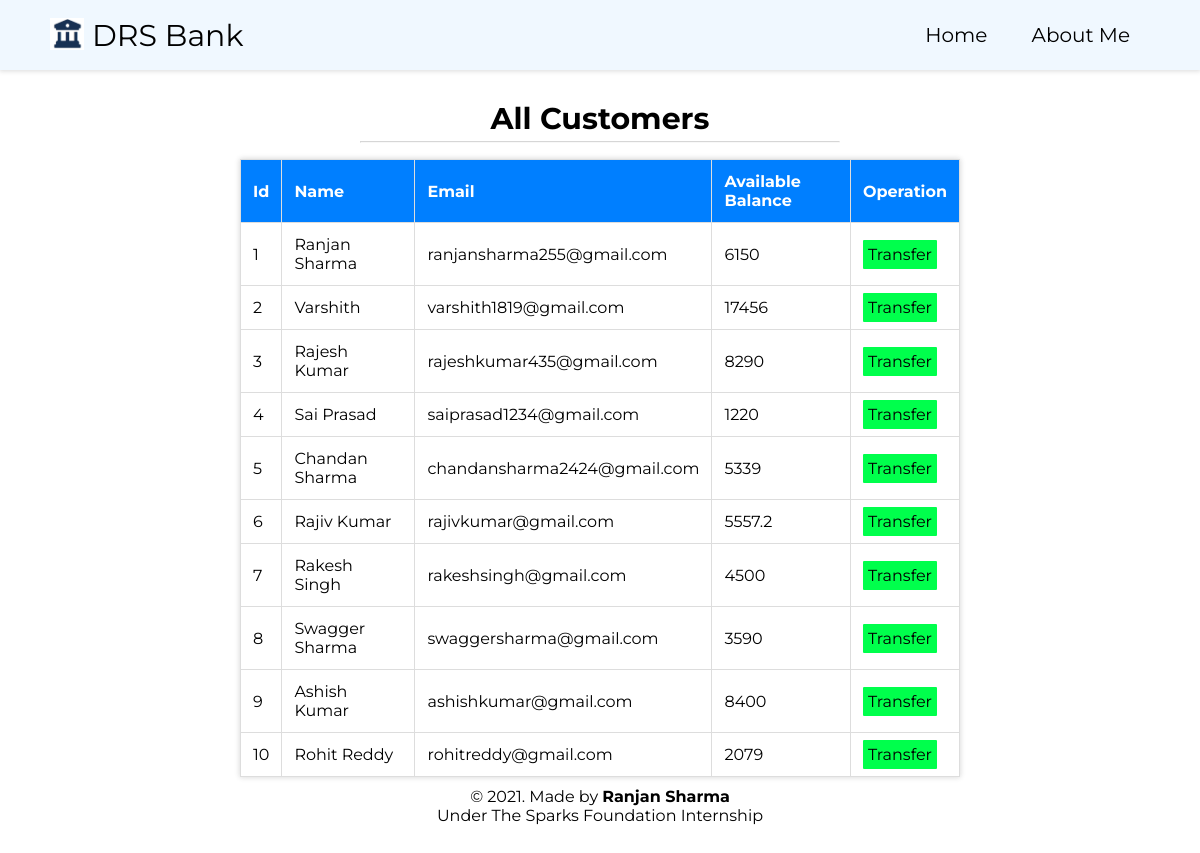
The page /customers.php on the database its author committed.
### tables this page shows
CREATE TABLE `customers` (
  `cid` int(11) NOT NULL,
  `cname` varchar(30) NOT NULL,
  `cmail` varchar(30) NOT NULL,
  `abalance` double NOT NULL
);

### customers.php (the view, shortened to what this page needs)
<!DOCTYPE html>
<html lang="en">
<head>
    <link rel="stylesheet" href="css/styles.css">
    <link rel="stylesheet" href="css/navbar.css">
    <link rel="stylesheet" href="css/footer.css">
    <link rel="stylesheet" href="css/customer.css">
    <link rel="stylesheet" href="css/table.css">
</head>
<body>
    <?php include 'php/navbar.php'; ?>
    <section class = "container">
        <div class="content">
            <h1 class = "c-heading">All Customers</h1>
            <hr>
            <?php
                include 'config.php';
                $sql = "SELECT * FROM customers";
                $result = mysqli_query($conn, $sql) or die("Query Unsuccessful");
                if(mysqli_num_rows($result) > 0) {
            ?>
            <table id = "customers-table">
                <thead>
                    <th>Id</th>
                    <th>Name</th>
                    <th>Email</th>
                    <th>Available Balance</th>
                    <th>Operation</th>
                </thead>
                <tbody>
                    <?php
                        while($row = mysqli_fetch_assoc($result)) {
                     ?>
                    <tr>
                        <td><?php echo $row['cid']; ?></td>
                        <td><?php echo $row['cname']; ?></td>
                        <td><?php echo $row['cmail']; ?></td>
                        <td><?php echo $row['abalance']; ?></td>
                        <td>
                            <a href="transfer.php?id=<?php echo $row['cid']; ?>" class = "btn-transfer">Transfer</a>
                        </td>
                    </tr>
                <?php } ?>
                </tbody>
            </table>
            <?php } else {
                    echo "No rows in the table";
                }
            ?>
        </div>
    </section>
    <?php include 'php/footer.php'; ?>
</body>
</html>

### php/navbar.php
<header id = "header">
        <img src = "images/favicon.PNG" class = "logo img" alt = "bank_logo">
        <a href = "index.php" class = "title">DRS Bank</a>
        <nav id = "nav-bar">
            <ul class = "nav-link">
                <li><a class = "link" href="index.php">Home</a></li>
                <li><a class = "link" href="aboutme.php">About Me</a></li>
            </ul>
        </nav>
</header>

### php/footer.php
<footer class="footer">
        <p>&copy 2021. Made by <b> Ranjan Sharma</b> <br> Under The Sparks Foundation Internship</p>
    </footer>

### css/styles.css (style rules this page uses)
* { box-sizing: border-box; margin: 0; padding: 0; font-family: Montserrat, "Arial"; }
body { background-color: white; min-height: 100vh; }

### css/navbar.css (style rules this page uses)
li, .link { font-family: "montserrat", sans-serif; font-size: 20px; text-decoration: none; color: black; }
#header { background-color:aliceblue; display: flex; width: 100%; height: 70px; justify-content: flex-start; align-items: center; box-shadow: 0 0 5px 1px rgb(218, 218, 218); }
.logo { margin-left: 50px; width: 34px; height: 34px; padding-bottom: 2px; }
.title { margin-right: auto; cursor: pointer; padding-left: 8px; font-size: 30px; text-decoration: none; color: black; }
.nav-link { list-style-type: none; margin-right: 50px; }
.nav-link li { display: inline-block; padding: 0 20px; }

### css/footer.css (style rules this page uses)
.footer { position: sticky; top: 100%; text-align: center; padding-bottom: 30px; padding-top: 10px; }

### css/customer.css (style rules this page uses)
.c-heading { text-align: center; font-size: 30px; padding-top: 30px; }
hr { width: 40%; margin-left: 50%; margin-top: 5px; transform: translate(-50%, -50%); background-color:rgba(197, 197, 197, 0.1); opacity: 40%; }

### css/table.css (style rules this page uses)
#customers-table { border-collapse: collapse; width: 60%; margin-left: 50%; margin-top: 15px; transform: translate(-50%); box-shadow: 0 0 5px 1px rgb(223, 223, 223); border-radius: 2px; }
#customers-table td, #customers-table th { text-align: left; border: 1px solid #ddd; padding: 12px; }
td { font-size: 16px; }
#customers-table th { padding-top: 12px; padding-bottom: 12px; text-align: left; background-color: #007FFF; color: white; }
.btn-transfer { text-decoration: none; color: black; background-color: rgb(0, 255, 76); text-align: center; border: none; border-radius: 1px; padding: 5px; }

### rows shown on the page
customers: cid "1", cname "Ranjan Sharma", cmail "ranjansharma255@gmail.com", abalance "6150"
customers: cid "2", cname "Varshith", cmail "varshith1819@gmail.com", abalance "17456"
customers: cid "3", cname "Rajesh Kumar", cmail "rajeshkumar435@gmail.com", abalance "8290"
customers: cid "4", cname "Sai Prasad", cmail "saiprasad1234@gmail.com", abalance "1220"
customers: cid "5", cname "Chandan Sharma", cmail "chandansharma2424@gmail.com", abalance "5339"
customers: cid "6", cname "Rajiv Kumar", cmail "rajivkumar@gmail.com", abalance "5557.2"
customers: cid "7", cname "Rakesh Singh", cmail "rakeshsingh@gmail.com", abalance "4500"
customers: cid "8", cname "Swagger Sharma", cmail "swaggersharma@gmail.com", abalance "3590"
customers: cid "9", cname "Ashish Kumar", cmail "ashishkumar@gmail.com", abalance "8400"
customers: cid "10", cname "Rohit Reddy", cmail "rohitreddy@gmail.com", abalance "2079"
